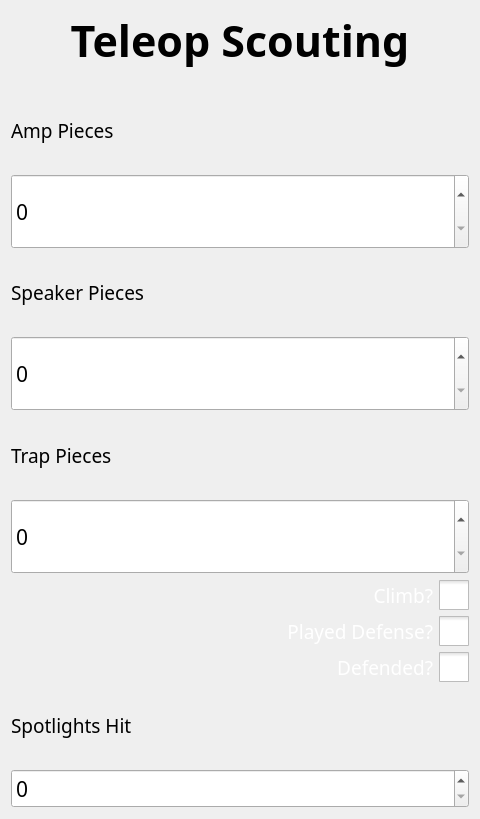
<?xml version="1.0" encoding="UTF-8"?>
<ui version="4.0">
 <class>TeleScouting</class>
 <widget class="QWidget" name="TeleScouting">
  <property name="geometry">
   <rect>
    <x>0</x>
    <y>0</y>
    <width>480</width>
    <height>819</height>
   </rect>
  </property>
  <property name="font">
   <font>
    <family>Noto Sans</family>
    <pointsize>20</pointsize>
   </font>
  </property>
  <property name="windowTitle">
   <string>Form</string>
  </property>
  <layout class="QVBoxLayout" name="verticalLayout">
   <item>
    <widget class="QLabel" name="label">
     <property name="font">
      <font>
       <family>Noto Sans</family>
       <pointsize>32</pointsize>
       <bold>true</bold>
      </font>
     </property>
     <property name="text">
      <string>Teleop Scouting</string>
     </property>
     <property name="scaledContents">
      <bool>true</bool>
     </property>
     <property name="alignment">
      <set>Qt::AlignHCenter|Qt::AlignTop</set>
     </property>
     <property name="wordWrap">
      <bool>true</bool>
     </property>
    </widget>
   </item>
   <item>
    <widget class="QLabel" name="label_2">
     <property name="font">
      <font>
       <family>Noto Sans</family>
       <pointsize>14</pointsize>
      </font>
     </property>
     <property name="text">
      <string>Amp Pieces</string>
     </property>
    </widget>
   </item>
   <item>
    <widget class="BetterSpinBox" name="ampPieces">
     <property name="sizePolicy">
      <sizepolicy hsizetype="Minimum" vsizetype="Preferred">
       <horstretch>0</horstretch>
       <verstretch>0</verstretch>
      </sizepolicy>
     </property>
     <property name="font">
      <font>
       <family>Noto Sans</family>
       <pointsize>16</pointsize>
      </font>
     </property>
    </widget>
   </item>
   <item>
    <widget class="QLabel" name="label_3">
     <property name="font">
      <font>
       <family>Noto Sans</family>
       <pointsize>14</pointsize>
      </font>
     </property>
     <property name="text">
      <string>Speaker Pieces</string>
     </property>
    </widget>
   </item>
   <item>
    <widget class="BetterSpinBox" name="speakerPieces">
     <property name="sizePolicy">
      <sizepolicy hsizetype="Minimum" vsizetype="Preferred">
       <horstretch>0</horstretch>
       <verstretch>0</verstretch>
      </sizepolicy>
     </property>
     <property name="font">
      <font>
       <family>Noto Sans</family>
       <pointsize>16</pointsize>
      </font>
     </property>
    </widget>
   </item>
   <item>
    <widget class="QLabel" name="label_6">
     <property name="font">
      <font>
       <family>Noto Sans</family>
       <pointsize>14</pointsize>
      </font>
     </property>
     <property name="text">
      <string>Trap Pieces</string>
     </property>
    </widget>
   </item>
   <item>
    <widget class="BetterSpinBox" name="trapPieces">
     <property name="sizePolicy">
      <sizepolicy hsizetype="Minimum" vsizetype="Preferred">
       <horstretch>0</horstretch>
       <verstretch>0</verstretch>
      </sizepolicy>
     </property>
     <property name="font">
      <font>
       <family>Noto Sans</family>
       <pointsize>16</pointsize>
      </font>
     </property>
    </widget>
   </item>
   <item>
    <widget class="QCheckBox" name="climb">
     <property name="palette">
      <palette>
       <active>
        <colorrole role="WindowText">
         <brush brushstyle="SolidPattern">
          <color alpha="255">
           <red>255</red>
           <green>255</green>
           <blue>255</blue>
          </color>
         </brush>
        </colorrole>
       </active>
       <inactive>
        <colorrole role="WindowText">
         <brush brushstyle="SolidPattern">
          <color alpha="255">
           <red>255</red>
           <green>255</green>
           <blue>255</blue>
          </color>
         </brush>
        </colorrole>
       </inactive>
       <disabled/>
      </palette>
     </property>
     <property name="font">
      <font>
       <family>Sans Serif</family>
       <pointsize>14</pointsize>
      </font>
     </property>
     <property name="layoutDirection">
      <enum>Qt::RightToLeft</enum>
     </property>
     <property name="styleSheet">
      <string notr="true">QCheckBox::indicator:unchecked { width: 30px; height: 30px; } QCheckBox::indicator:checked { width: 30px; height: 30px; }</string>
     </property>
     <property name="text">
      <string>Climb?</string>
     </property>
     <property name="iconSize">
      <size>
       <width>40</width>
       <height>40</height>
      </size>
     </property>
    </widget>
   </item>
   <item>
    <widget class="QCheckBox" name="defense">
     <property name="palette">
      <palette>
       <active>
        <colorrole role="WindowText">
         <brush brushstyle="SolidPattern">
          <color alpha="255">
           <red>255</red>
           <green>255</green>
           <blue>255</blue>
          </color>
         </brush>
        </colorrole>
       </active>
       <inactive>
        <colorrole role="WindowText">
         <brush brushstyle="SolidPattern">
          <color alpha="255">
           <red>255</red>
           <green>255</green>
           <blue>255</blue>
          </color>
         </brush>
        </colorrole>
       </inactive>
       <disabled/>
      </palette>
     </property>
     <property name="font">
      <font>
       <family>Sans Serif</family>
       <pointsize>14</pointsize>
      </font>
     </property>
     <property name="layoutDirection">
      <enum>Qt::RightToLeft</enum>
     </property>
     <property name="styleSheet">
      <string notr="true">QCheckBox::indicator:unchecked { width: 30px; height: 30px; } QCheckBox::indicator:checked { width: 30px; height: 30px; }</string>
     </property>
     <property name="text">
      <string>Played Defense?</string>
     </property>
     <property name="iconSize">
      <size>
       <width>40</width>
       <height>40</height>
      </size>
     </property>
    </widget>
   </item>
   <item>
    <widget class="QCheckBox" name="defended">
     <property name="palette">
      <palette>
       <active>
        <colorrole role="WindowText">
         <brush brushstyle="SolidPattern">
          <color alpha="255">
           <red>255</red>
           <green>255</green>
           <blue>255</blue>
          </color>
         </brush>
        </colorrole>
       </active>
       <inactive>
        <colorrole role="WindowText">
         <brush brushstyle="SolidPattern">
          <color alpha="255">
           <red>255</red>
           <green>255</green>
           <blue>255</blue>
          </color>
         </brush>
        </colorrole>
       </inactive>
       <disabled/>
      </palette>
     </property>
     <property name="font">
      <font>
       <family>Noto Sans</family>
       <pointsize>14</pointsize>
      </font>
     </property>
     <property name="layoutDirection">
      <enum>Qt::RightToLeft</enum>
     </property>
     <property name="styleSheet">
      <string notr="true">QCheckBox::indicator:unchecked { width: 30px; height: 30px; } QCheckBox::indicator:checked { width: 30px; height: 30px; }</string>
     </property>
     <property name="text">
      <string>Defended?</string>
     </property>
     <property name="iconSize">
      <size>
       <width>40</width>
       <height>40</height>
      </size>
     </property>
    </widget>
   </item>
   <item>
    <widget class="QLabel" name="label_9">
     <property name="font">
      <font>
       <family>Noto Sans</family>
       <pointsize>14</pointsize>
      </font>
     </property>
     <property name="text">
      <string>Spotlights Hit</string>
     </property>
    </widget>
   </item>
   <item>
    <widget class="BetterSpinBox" name="spotlights">
     <property name="font">
      <font>
       <family>Noto Sans</family>
       <pointsize>16</pointsize>
      </font>
     </property>
    </widget>
   </item>
  </layout>
 </widget>
 <customwidgets>
  <customwidget>
   <class>BetterSpinBox</class>
   <extends>QSpinBox</extends>
   <header>BetterSpinBox.h</header>
  </customwidget>
 </customwidgets>
 <resources/>
 <connections/>
</ui>
